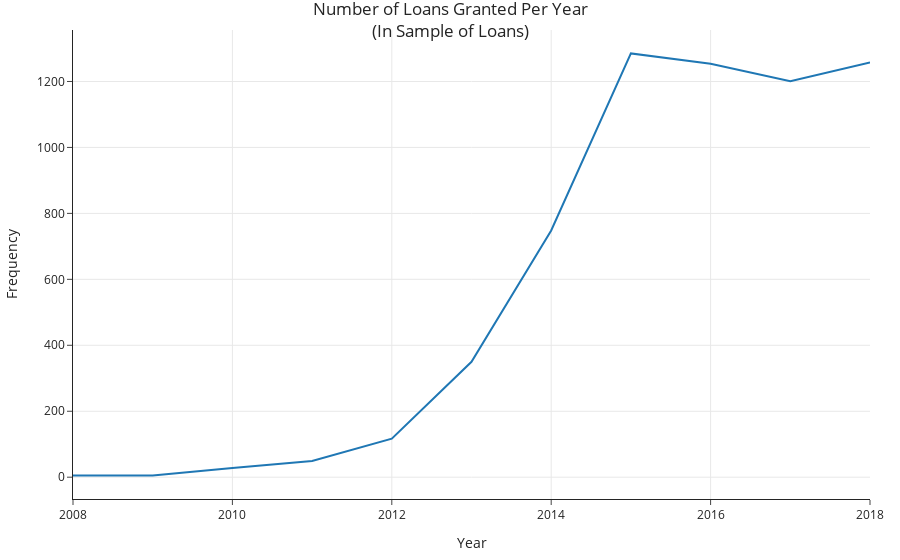

Notebook source saved alongside this figure:
### Markdown cell above
Now that we've cleaned `loans`, we can easily do things like plot the number of loans per year in `loans`:

### Code cell
(
    loans['issue_d'].dt.year
    .value_counts()
    .sort_index()
    .plot(kind='line', 
          labels={'index': 'Year', 'value': 'Frequency'},
          title='Number of Loans Granted Per Year<br>(In Sample of Loans)')
    .update_layout(showlegend=False)
)

### Figure 1 — Plotly figure (JSON) as saved in the notebook; plotly's stock layout.template omitted (floating-point values rounded to 4 significant figures)
{"data": [{"hovertemplate": "variable=issue_d<br>Year=%{x}<br>Frequency=%{y}<extra></extra>", "legendgroup": "issue_d", "line": {"color": "#1F77B4", "dash": "solid"}, "marker": {"symbol": "circle"}, "mode": "lines", "name": "issue_d", "orientation": "v", "showlegend": true, "type": "scatter", "x": [2008, 2009, 2010, 2011, 2012, 2013, 2014, 2015, 2016, 2017, 2018], "xaxis": "x", "y": [5, 5, 28, 49, 117, 350, 748, 1285, 1254, 1201, 1258], "yaxis": "y"}], "layout": {"autosize": true, "legend": {"title": {"text": "variable"}, "tracegroupgap": 0}, "showlegend": false, "title": {"text": "Number of Loans Granted Per Year<br>(In Sample of Loans)"}, "xaxis": {"anchor": "y", "autorange": true, "domain": [0, 1], "range": [2008, 2018], "title": {"text": "Year"}, "type": "linear"}, "yaxis": {"anchor": "x", "autorange": true, "domain": [0, 1], "range": [-66.11, 1356.0], "title": {"text": "Frequency"}, "type": "linear"}}}
